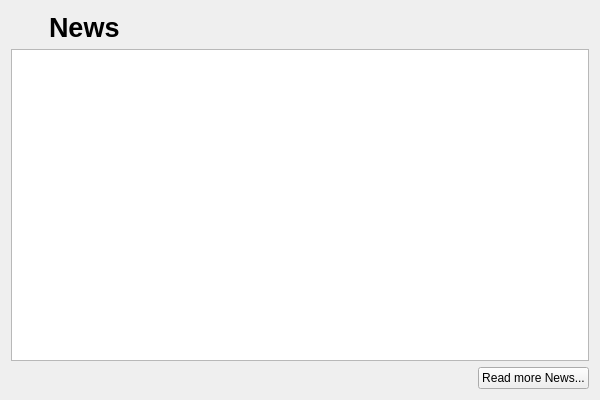
<?xml version="1.0" encoding="UTF-8"?>
<ui version="4.0">
 <class>DockNews</class>
 <widget class="QWidget" name="DockNews">
  <property name="geometry">
   <rect>
    <x>0</x>
    <y>0</y>
    <width>600</width>
    <height>400</height>
   </rect>
  </property>
  <property name="windowTitle">
   <string>Form</string>
  </property>
  <layout class="QVBoxLayout" name="verticalLayout">
   <item>
    <layout class="QHBoxLayout" name="horizontalLayout">
     <item>
      <widget class="QLabel" name="lIcon">
       <property name="minimumSize">
        <size>
         <width>32</width>
         <height>32</height>
        </size>
       </property>
       <property name="maximumSize">
        <size>
         <width>32</width>
         <height>16777215</height>
        </size>
       </property>
       <property name="text">
        <string notr="true">&lt;Icon&gt;</string>
       </property>
      </widget>
     </item>
     <item>
      <widget class="QLabel" name="lTitle">
       <property name="font">
        <font>
         <pointsize>20</pointsize>
         <bold>true</bold>
        </font>
       </property>
       <property name="text">
        <string>News</string>
       </property>
      </widget>
     </item>
    </layout>
   </item>
   <item>
    <widget class="QListWidget" name="lwNews">
     <property name="verticalScrollMode">
      <enum>QAbstractItemView::ScrollMode::ScrollPerPixel</enum>
     </property>
     <property name="horizontalScrollMode">
      <enum>QAbstractItemView::ScrollMode::ScrollPerPixel</enum>
     </property>
    </widget>
   </item>
   <item>
    <layout class="QHBoxLayout" name="horizontalLayout_4">
     <item>
      <spacer name="horizontalSpacer_3">
       <property name="orientation">
        <enum>Qt::Orientation::Horizontal</enum>
       </property>
       <property name="sizeHint" stdset="0">
        <size>
         <width>40</width>
         <height>20</height>
        </size>
       </property>
      </spacer>
     </item>
     <item>
      <widget class="QPushButton" name="pbMoreNews">
       <property name="text">
        <string>Read more News...</string>
       </property>
      </widget>
     </item>
    </layout>
   </item>
  </layout>
 </widget>
 <resources/>
 <connections/>
</ui>
